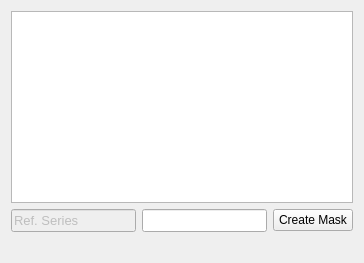
          <widget class="QWidget" name="tab_39">
           <attribute name="title">
            <string>STRUCT</string>
           </attribute>
           <layout class="QGridLayout" name="gridLayout_47">
            <item row="0" column="0" colspan="4">
             <widget class="QListWidget" name="STRUCTlist"/>
            </item>
            <item row="1" column="3">
             <widget class="QPushButton" name="CreateMask_Structures">
              <property name="text">
               <string>Create Mask</string>
              </property>
             </widget>
            </item>
            <item row="1" column="0">
             <widget class="QLineEdit" name="lineEdit_66">
              <property name="enabled">
               <bool>false</bool>
              </property>
              <property name="font">
               <font>
                <pointsize>10</pointsize>
               </font>
              </property>
              <property name="text">
               <string>Ref. Series</string>
              </property>
             </widget>
            </item>
            <item row="1" column="1" colspan="2">
             <widget class="QLineEdit" name="StructRefSeries">
              <property name="font">
               <font>
                <pointsize>10</pointsize>
               </font>
              </property>
             </widget>
            </item>
            <item row="2" column="1">
             <spacer name="horizontalSpacer_80">
              <property name="orientation">
               <enum>Qt::Horizontal</enum>
              </property>
              <property name="sizeHint" stdset="0">
               <size>
                <width>40</width>
                <height>20</height>
               </size>
              </property>
             </spacer>
            </item>
           </layout>
          </widget>
